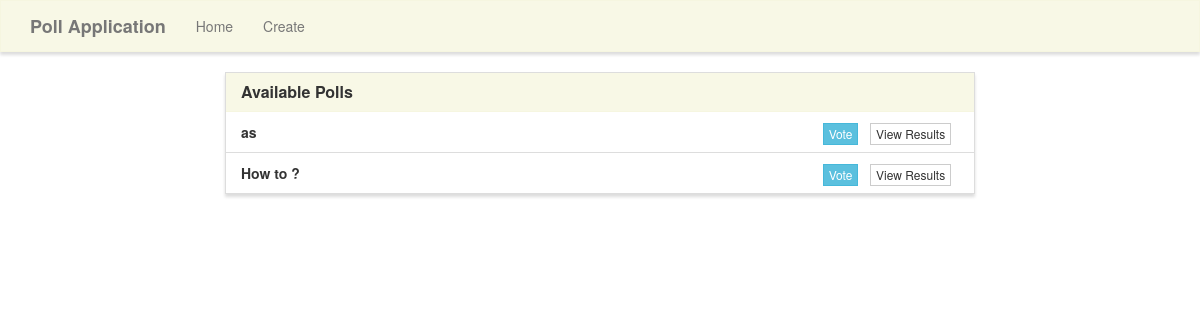
The app's page /, older data.
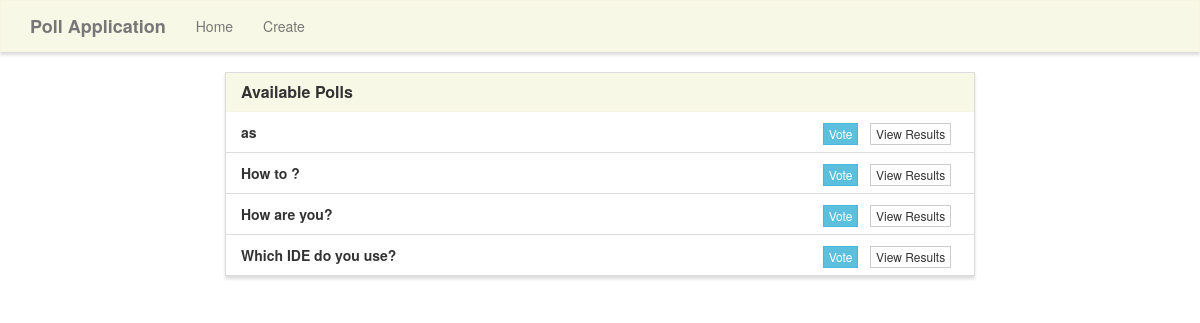
The same page, newer data.
### pollsApp/models.py (models this page shows, shortened)
class Poll(models.Model):
    question = models.TextField()
    firstOption = models.CharField(max_length = 30)
    secondOption = models.CharField(max_length = 30)
    thirdOption = models.CharField(max_length = 30)
    firstOptionCount = models.IntegerField(default = 0)
    secondOptionCount = models.IntegerField(default = 0)
    thirdOptionCount = models.IntegerField(default = 0)
    listOfOptions = []

### pollsApp/views.py (the view)
# urls.py: 2. Add a URL to urlpatterns:  path('', views.home, name='home')
def home(request):
    polls= Poll.objects.all()
    context = {
        'polls':polls
    }
    return render(request, 'poll/home.html', context)

### templates/poll/home.html (shortened to what this page needs)
{% extends "poll/base.html" %}
{% block main %}
<div class="row">
    <div class="col-lg-8 col-lg-offset-2">
        <div class="panel panel-default">
            <div class="panel-heading">
                <h3 class="panel-title">Available Polls</h3>
            </div>
            <ul class="list-group">
                {% for poll in polls %}
                <li class="list-group-item">
                    <strong>{{poll.question}}</strong>
                    <span class="pull-right">
                        <a href="{% url 'vote' poll.id %}" class="btn btn-info btn-xs">Vote</a> &nbsp;
                        <a href="{% url 'results' poll.id %}" class="btn btn-default btn-xs">View Results</a> &nbsp;
                    </span>
                </li>
                {% endfor %}
            </ul>
        </div>
    </div>
</div>
{% endblock %}

### templates/poll/base.html (shortened to what this page needs)
{% load static %}
<!DOCTYPE html>
<html lang="en">
	<head>
		<link rel="stylesheet" href="https://maxcdn.bootstrapcdn.com/bootstrap/3.3.7/css/bootstrap.min.css">
		<link rel="stylesheet" type="text/css" href="{% static 'style.css' %}" />
	</head>
	<body>
		<nav class="navbar navbar-default" role="navigation">
			<div class="container">
				<div class="navbar-header">
					<a class="navbar-brand" href="/">Poll Application</a>
				</div>
				<div class="collapse navbar-collapse navbar-ex1-collapse">
					<ul class="nav navbar-nav">
						<li><a href="/">Home</a></li>
						<li><a href="/create">Create</a></li>
					</ul>
				</div>
			</div>
		</nav>
		<div class="container">
			{% block main %}{% endblock %}
		</div>
	</body>
</html>

### static/style.css (style rules this page uses)
.navbar-default, .btn, .form-control, .panel { border-radius: 0; }
.navbar-default { background-color: rgba(245, 245, 220, .7); border-color: rgba(245, 245, 220, .6); box-shadow: 0px 3px 3px 0px #ddd; }
.panel-default > .panel-heading { color: #333; background-color: rgba(245, 245, 220, .7); border-color: rgba(245, 245, 220, .6); border-top-left-radius: 0; border-top-right-radius: 0; }
.panel { box-shadow: 0px 3px 3px 0px #ddd; }
a.navbar-brand, .panel-title { font-weight: bolder; }

Row changes from the older to the newer data that the page shows:
added Poll: question "How are you?"
added Poll: question "Which IDE do you use?"
